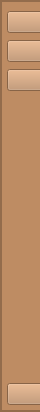
        <widget class="QFrame" name="leftMenu">
         <property name="minimumSize">
          <size>
           <width>40</width>
           <height>0</height>
          </size>
         </property>
         <property name="maximumSize">
          <size>
           <width>10</width>
           <height>16777215</height>
          </size>
         </property>
         <property name="styleSheet">
          <string notr="true">background-color: #BE8C63;</string>
         </property>
         <property name="frameShape">
          <enum>QFrame::StyledPanel</enum>
         </property>
         <property name="frameShadow">
          <enum>QFrame::Raised</enum>
         </property>
         <layout class="QHBoxLayout" name="horizontalLayout_7">
          <property name="spacing">
           <number>0</number>
          </property>
          <property name="leftMargin">
           <number>0</number>
          </property>
          <property name="topMargin">
           <number>0</number>
          </property>
          <property name="rightMargin">
           <number>0</number>
          </property>
          <property name="bottomMargin">
           <number>0</number>
          </property>
          <item alignment="Qt::AlignTop">
           <widget class="QFrame" name="menuFrame">
            <property name="sizePolicy">
             <sizepolicy hsizetype="Preferred" vsizetype="Preferred">
              <horstretch>0</horstretch>
              <verstretch>0</verstretch>
             </sizepolicy>
            </property>
            <property name="minimumSize">
             <size>
              <width>140</width>
              <height>0</height>
             </size>
            </property>
            <property name="frameShape">
             <enum>QFrame::StyledPanel</enum>
            </property>
            <property name="frameShadow">
             <enum>QFrame::Raised</enum>
            </property>
            <layout class="QGridLayout" name="gridLayout">
             <property name="leftMargin">
              <number>5</number>
             </property>
             <property name="rightMargin">
              <number>0</number>
             </property>
             <property name="bottomMargin">
              <number>5</number>
             </property>
             <property name="verticalSpacing">
              <number>7</number>
             </property>
             <item row="3" column="0">
              <widget class="QPushButton" name="recordsBtn">
               <property name="cursor">
                <cursorShape>PointingHandCursor</cursorShape>
               </property>
               <property name="toolTip">
                <string>Records</string>
               </property>
               <property name="text">
                <string/>
               </property>
               <property name="icon">
                <iconset resource="icon.qrc">
                 <normaloff>:/icons/ICONS/file-text.svg</normaloff>:/icons/ICONS/file-text.svg</iconset>
               </property>
               <property name="iconSize">
                <size>
                 <width>20</width>
                 <height>20</height>
                </size>
               </property>
              </widget>
             </item>
             <item row="0" column="0">
              <widget class="QPushButton" name="studentProfileBtn">
               <property name="cursor">
                <cursorShape>PointingHandCursor</cursorShape>
               </property>
               <property name="toolTip">
                <string>Student Profile</string>
               </property>
               <property name="text">
                <string/>
               </property>
               <property name="icon">
                <iconset resource="icon.qrc">
                 <normaloff>:/icons/ICONS/user.svg</normaloff>:/icons/ICONS/user.svg</iconset>
               </property>
               <property name="iconSize">
                <size>
                 <width>20</width>
                 <height>16</height>
                </size>
               </property>
              </widget>
             </item>
             <item row="5" column="1">
              <widget class="QLabel" name="label_5">
               <property name="font">
                <font>
                 <weight>75</weight>
                 <bold>true</bold>
                </font>
               </property>
               <property name="text">
                <string>About Us</string>
               </property>
              </widget>
             </item>
             <item row="1" column="0">
              <widget class="QPushButton" name="examBtn">
               <property name="cursor">
                <cursorShape>PointingHandCursor</cursorShape>
               </property>
               <property name="toolTip">
                <string>Take Exam</string>
               </property>
               <property name="text">
                <string/>
               </property>
               <property name="icon">
                <iconset resource="icon.qrc">
                 <normaloff>:/icons/ICONS/edit-2.svg</normaloff>:/icons/ICONS/edit-2.svg</iconset>
               </property>
               <property name="iconSize">
                <size>
                 <width>20</width>
                 <height>20</height>
                </size>
               </property>
              </widget>
             </item>
             <item row="1" column="1">
              <widget class="QLabel" name="examLabel">
               <property name="font">
                <font>
                 <weight>75</weight>
                 <bold>true</bold>
                </font>
               </property>
               <property name="text">
                <string>Take Exam</string>
               </property>
              </widget>
             </item>
             <item row="5" column="0">
              <widget class="QPushButton" name="devsBtn">
               <property name="cursor">
                <cursorShape>PointingHandCursor</cursorShape>
               </property>
               <property name="toolTip">
                <string>About Us</string>
               </property>
               <property name="text">
                <string/>
               </property>
               <property name="icon">
                <iconset resource="icon.qrc">
                 <normaloff>:/icons/ICONS/coffee.svg</normaloff>:/icons/ICONS/coffee.svg</iconset>
               </property>
               <property name="iconSize">
                <size>
                 <width>20</width>
                 <height>20</height>
                </size>
               </property>
              </widget>
             </item>
             <item row="0" column="1">
              <widget class="QLabel" name="studentProfileLabel">
               <property name="font">
                <font>
                 <weight>75</weight>
                 <bold>true</bold>
                </font>
               </property>
               <property name="text">
                <string>Student Profile</string>
               </property>
              </widget>
             </item>
             <item row="3" column="1">
              <widget class="QLabel" name="recordsLabel">
               <property name="font">
                <font>
                 <weight>75</weight>
                 <bold>true</bold>
                </font>
               </property>
               <property name="text">
                <string>Records</string>
               </property>
              </widget>
             </item>
             <item row="4" column="0">
              <spacer name="verticalSpacer">
               <property name="orientation">
                <enum>Qt::Vertical</enum>
               </property>
               <property name="sizeHint" stdset="0">
                <size>
                 <width>20</width>
                 <height>285</height>
                </size>
               </property>
              </spacer>
             </item>
            </layout>
           </widget>
          </item>
         </layout>
        </widget>
